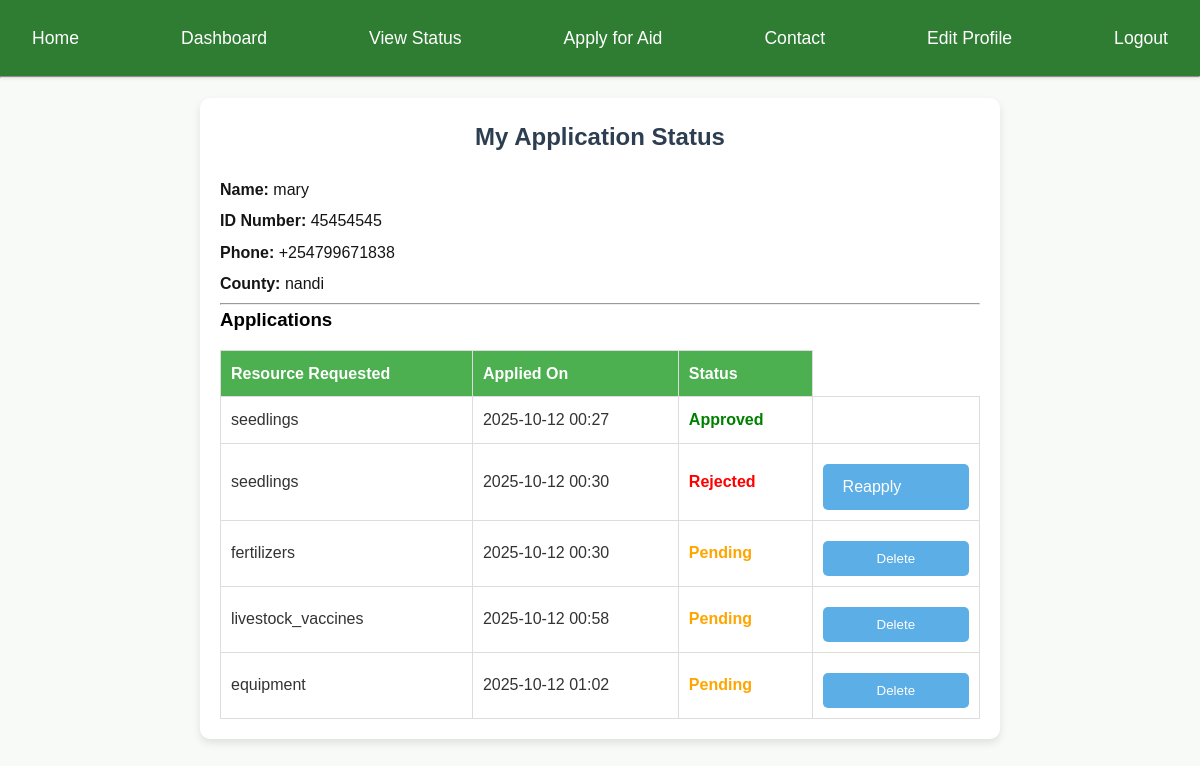
The app's page /status/45454545/ (signed in) with its own data.
### core/models.py (models this page shows, shortened)
class Farmer(models.Model):
    user = models.OneToOneField(User, on_delete=models.CASCADE, null=True, blank=True)
    full_name = models.CharField(max_length=200)
    id_number = models.CharField(max_length=50, unique=True)
    phone_number = models.CharField(max_length=20)
    email = models.EmailField(blank=True, null=True)
    county = models.CharField(max_length=100)
    sub_county = models.CharField(max_length=100)
    ward = models.CharField(max_length=100)
    farm_size = models.DecimalField(max_digits=10, decimal_places=2)
    farming_type = models.CharField(
        max_length=50,
        choices=[
            ('crop', 'Crop Farming'),
            ('livestock', 'Livestock Farming'),
            ('mixed', 'Mixed Farming'),
        ], blank=True,
    null=True
    )
    latitude = models.DecimalField(max_digits=9, decimal_places=6, blank=True, null=True)
    longitude = models.DecimalField(max_digits=9, decimal_places=6, blank=True, null=True)
    created_at = models.DateTimeField(auto_now_add=True)

class AidApplication(models.Model):
    farmer = models.ForeignKey(Farmer, on_delete=models.CASCADE, related_name="applications")
    resources_needed = models.CharField(
        max_length=200,
        choices=[
            ('seedlings', 'Seedlings'),
            ('fertilizers', 'Fertilizers'),
            ('pesticides', 'Pesticides'),
            ('livestock_vaccines', 'Livestock Vaccines'),
            ('equipment', 'Farming Equipment'),
            ('financial_support', 'Financial Support'),
        ]
    )
    status = models.CharField(
        max_length=50,
        choices=[
            ('pending', 'Pending'),
            ('approved', 'Approved'),
            ('rejected', 'Rejected'),
        ],
        default='pending'
    )
    applied_at = models.DateTimeField(auto_now_add=True)

### core/views.py (the view)
# urls.py: path("status/<id_number>/", views.status_view, name="status"),
def status_view(request, id_number):
    farmer = get_object_or_404(Farmer, id_number=id_number)
    applications = AidApplication.objects.filter(farmer=farmer)
    return render(request, "core/status.html", {
        "farmer": farmer,
        "applications": applications
    })

### core/templates/core/status.html (shortened to what this page needs)
{% extends "base.html" %}
{% block content %}
<div class="status-container">
    <h2>My Application Status</h2>
    <div class="farmer-details">
        <p><strong>Name:</strong> {{ farmer.full_name }}</p>
        <p><strong>ID Number:</strong> {{ farmer.id_number }}</p>
        <p><strong>Phone:</strong> {{ farmer.phone_number }}</p>
        <p><strong>County:</strong> {{ farmer.county }}</p>
    </div>
    <hr>
    {% if farmer.applications.all %}
        <h3>Applications</h3>
        <table class="applications-table">
            <thead>
                <tr>
                    <th>Resource Requested</th>
                    <th>Applied On</th>
                    <th>Status</th>
                </tr>
            </thead>
            <tbody>
                {% for application in farmer.applications.all %}
                <tr>
                    <td>{{ application.resources_needed }}</td>
                    <td>{{ application.applied_at|date:"Y-m-d H:i" }}</td>
                    <td class="status {{ application.status|lower }}">
                        {{ application.get_status_display }}
                    </td>
    <td>
        {% if application.status == 'pending' %}
            <form method="POST" action="{% url 'delete_application' application.id %}">
                <button type="submit" class="btn delete-btn">Delete</button>
            </form>
        {% endif %}
        {% if application.status == 'rejected' %}
            <a href="{% url 'reapply_application' application.id %}" class="btn btn-warning btn-sm">Reapply</a>
        {% endif %}
    </td>
</tr>
{% endfor %}
            </tbody>
        </table>
    {% else %}
        <p>You haven’t submitted any applications yet.</p>
    {% endif %}
</div>
{% endblock %}

### core/static/core/css/style.css (style rules this page uses)
* { margin: 0; padding: 0; box-sizing: border-box; }
body { margin: 0; font-family: "Segoe UI", Tahoma, Geneva, Verdana, sans-serif; color: #333; line-height: 1.6; background-color: #f9f9f9; }
h1, h2, h3 { font-weight: bold; margin-bottom: 15px; color: #000; }
p { margin-bottom: 15px; font-size: 20px; color: #161515; }
.btn { background: #007bff; color: white; border: none; padding: 10px 15px; border-radius: 10px; cursor: pointer; width: 100%; }
.status-container { max-width: 800px; margin: 20px auto; padding: 20px; background: #fff; border-radius: 10px; box-shadow: 0 4px 8px rgba(0,0,0,0.1); }
.farmer-details p { font-size: 16px; margin: 6px 0; }
.applications-table { width: 100%; border-collapse: collapse; margin-top: 15px; }
.applications-table th, .applications-table td { border: 1px solid #ddd; padding: 10px; text-align: left; }
.applications-table th { background: #4CAF50; color: white; }
.status.pending { color: orange; font-weight: bold; }
.status.approved { color: green; font-weight: bold; }
.status.rejected { color: red; font-weight: bold; }
.btn { display: inline-block; padding: 10px 20px; margin-top: 10px; background-color: rgb(91, 174, 230); color: white; text-decoration: none; border-radius: 5px; }
body { background-color: #f8faf8; font-family: "Poppins", sans-serif; color: #333; }
h2 { font-weight: 600; color: #0d0d0e; text-align: center; margin-bottom: 20px; }
h2 { text-align: center; font-weight: bold; color: #2c3e50; }

### records on screen
Farmer: full_name "mary", id_number "45454545", phone_number "+254799671838", county "nandi"
AidApplication: resources_needed "seedlings", applied_at "2025-10-12 00:27", status "Approved"
AidApplication: resources_needed "seedlings", applied_at "2025-10-12 00:30", status "Rejected", shows "Reapply"
AidApplication: resources_needed "fertilizers", applied_at "2025-10-12 00:30", status "Pending", shows "Delete"
AidApplication: resources_needed "livestock_vaccines", applied_at "2025-10-12 00:58", status "Pending", shows "Delete"
AidApplication: resources_needed "equipment", applied_at "2025-10-12 01:02", status "Pending", shows "Delete"
